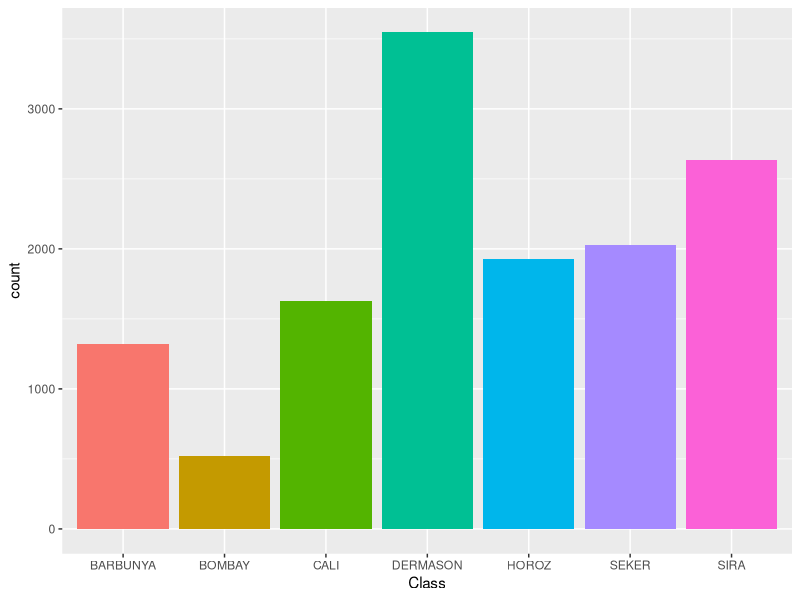
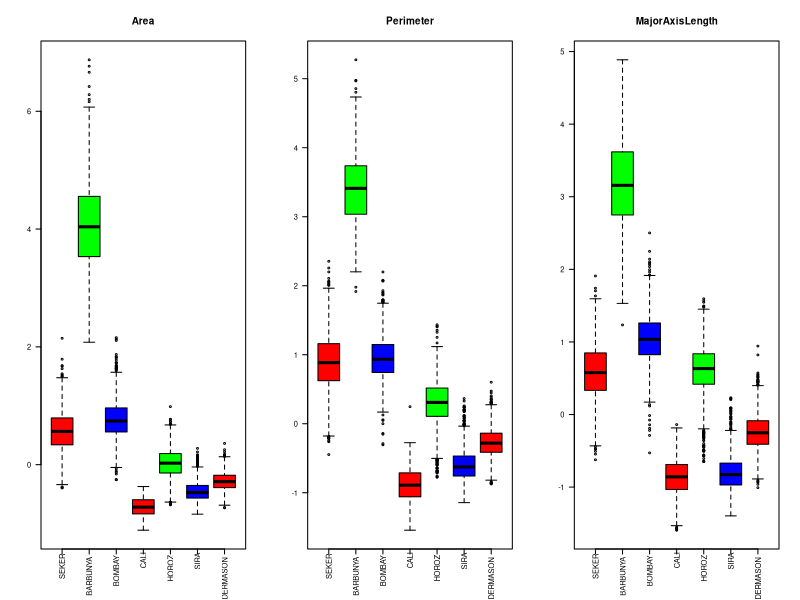
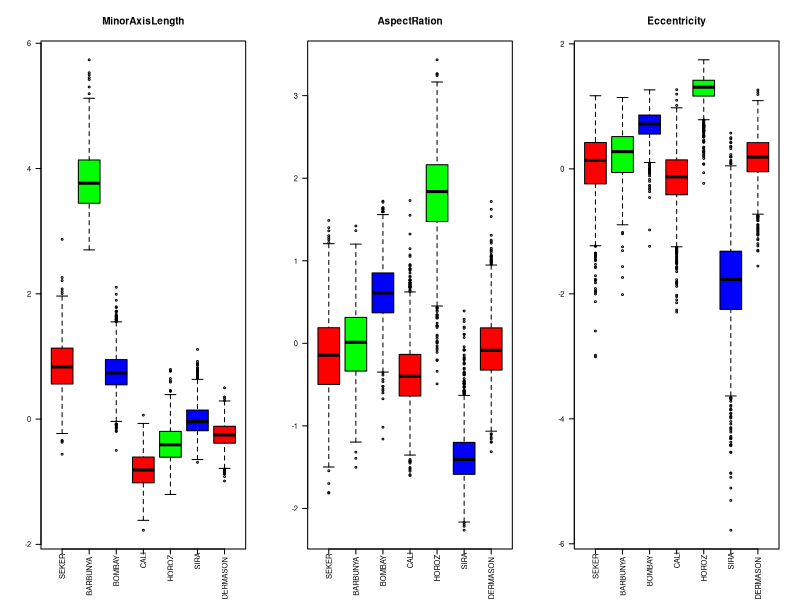
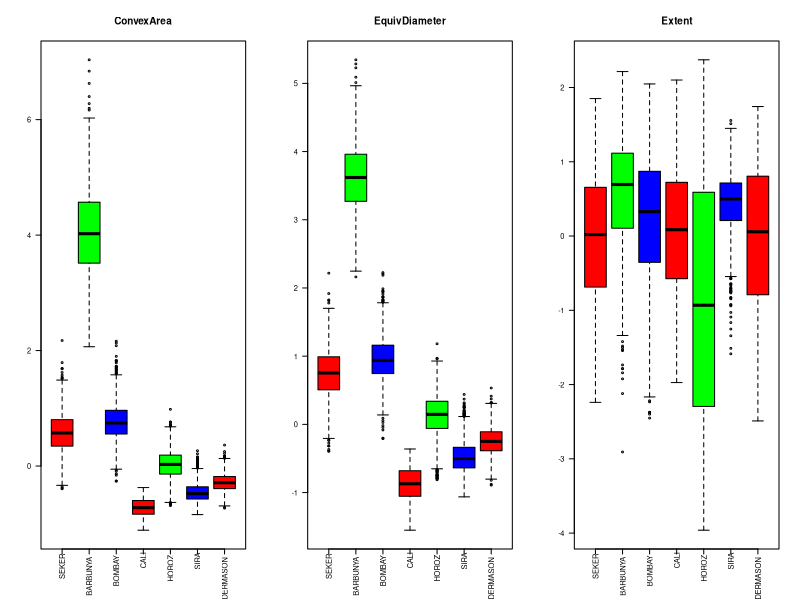
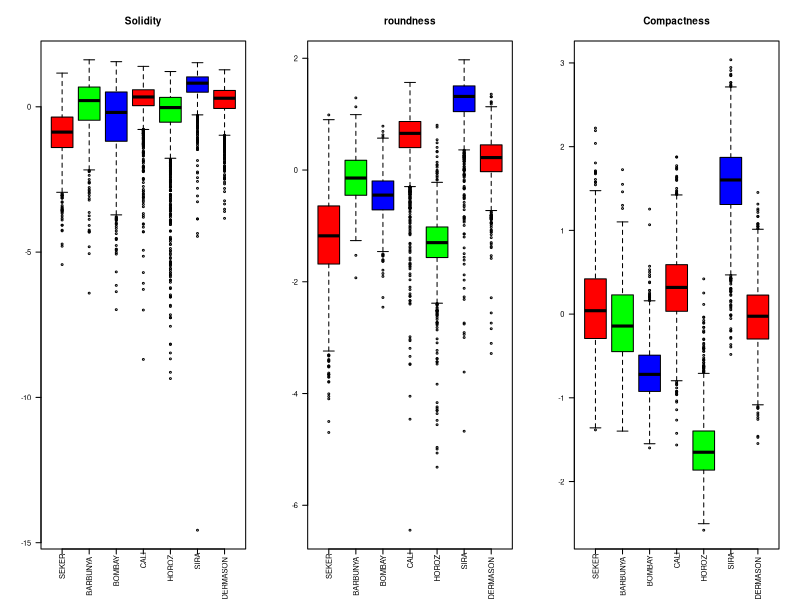
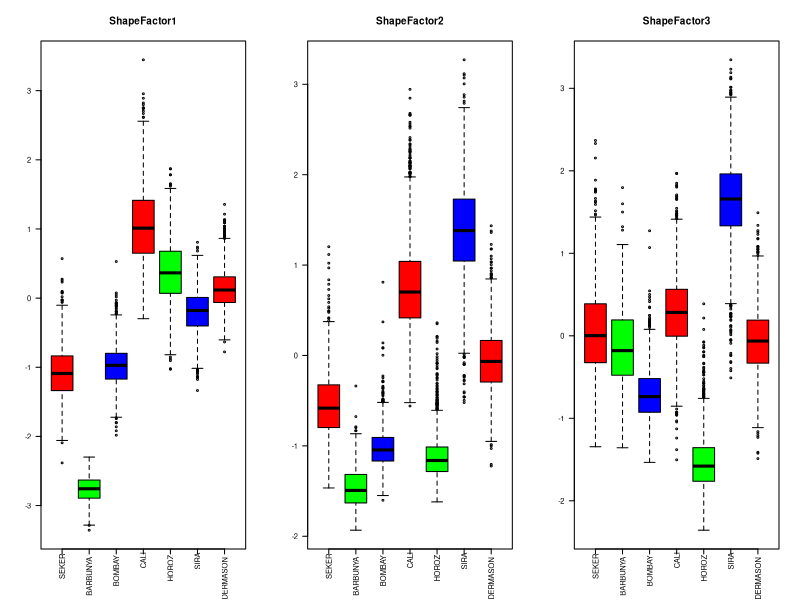
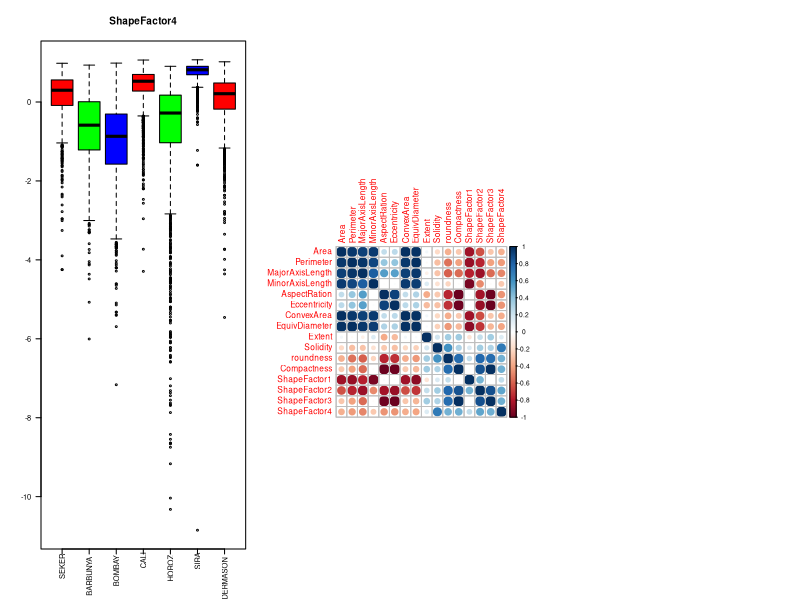
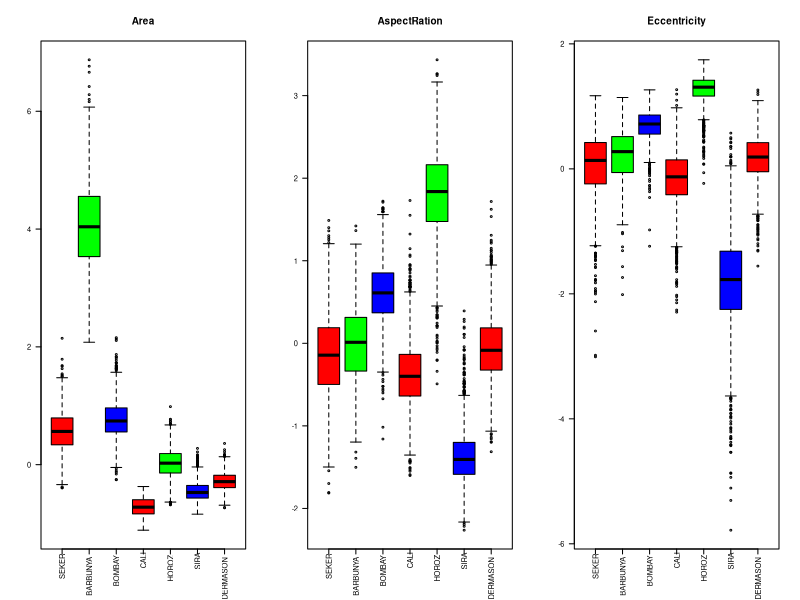

Source code (R) for these figures, in order:
## ---- chunk 1
knitr::opts_chunk$set(echo = TRUE)
## ---- chunk 2
rm(list=ls())

library('ggplot2')
library('gridExtra')
library('GGally')
library(grid)
library(stringr)
library(corrplot)
library(caret)
library(ggfortify)
## ---- chunk 3
beans_data = read.csv("Dry_Bean_Dataset.csv",header=T, sep=";", na.strings="?", dec=",")
str(beans_data)
## ---- chunk 4
class_factor = factor(beans_data$Class)
beans_data$Class = class_factor
## ---- chunk 5
ggplot(beans_data, aes(Class, fill = Class)) + geom_bar() + theme(legend.position = "none")
## ---- chunk 6

normalized_data = preProcess(beans_data, method=c("center", "scale"))

beans_data = predict(normalized_data, beans_data)
summary(beans_data)

classes = unique(beans_data$Class)
num_classes = length(classes)

colors=c("red", "green", "blue")

par(mfrow=c(1,3), cex=0.5)
for(i in 1:3){
  plot = boxplot(beans_data[,i] ~ beans_data$Class, 
                  col=colors, xlab = "", 
                  ylab="", 
                  main = names(beans_data)[i], 
                  xaxt = "n",  
                  yaxt = "n")
  axis(side = 1, labels = FALSE)
  axis(side = 2, las = 2, cex.axis = 0.9, font =20)
  text(x = 1:num_classes,
       labels = classes,
       par("usr")[3],
       xpd = T,
       srt = 90,
       adj = 1.2,
       cex = 0.9)
}

par(mfrow=c(1,3), cex=0.5)
for(i in 4:6){
  plot = boxplot(beans_data[,i] ~ beans_data$Class, 
                  col=colors, xlab = "", 
                  ylab="", 
                  main = names(beans_data)[i], 
                  xaxt = "n",  
                  yaxt = "n")
  axis(side = 1, labels = FALSE)
  axis(side = 2, las = 2, cex.axis = 0.9, font =20)
  text(x = 1:num_classes,
       labels = classes,
       par("usr")[3],
       xpd = T,
       srt = 90,
       adj = 1.2,
       cex = 0.9)
}

par(mfrow=c(1,3), cex=0.5)
for(i in 7:9){
  plot = boxplot(beans_data[,i] ~ beans_data$Class, 
                  col=colors, xlab = "", 
                  ylab="", 
                  main = names(beans_data)[i], 
                  xaxt = "n",  
                  yaxt = "n")
  axis(side = 1, labels = FALSE)
  axis(side = 2, las = 2, cex.axis = 0.9, font =20)
  text(x = 1:num_classes,
       labels = classes,
       par("usr")[3],
       xpd = T,
       srt = 90,
       adj = 1.2,
       cex = 0.9)
}

par(mfrow=c(1,3), cex=0.5)
for(i in 10:12){
  plot = boxplot(beans_data[,i] ~ beans_data$Class, 
                  col=colors, xlab = "", 
                  ylab="", 
                  main = names(beans_data)[i], 
                  xaxt = "n",  
                  yaxt = "n")
  axis(side = 1, labels = FALSE)
  axis(side = 2, las = 2, cex.axis = 0.9, font =20)
  text(x = 1:num_classes,
       labels = classes,
       par("usr")[3],
       xpd = T,
       srt = 90,
       adj = 1.2,
       cex = 0.9)
}

par(mfrow=c(1,3), cex=0.5)
for(i in 13:15){
  plot = boxplot(beans_data[,i] ~ beans_data$Class, 
                  col=colors, xlab = "", 
                  ylab="", 
                  main = names(beans_data)[i], 
                  xaxt = "n",  
                  yaxt = "n")
  axis(side = 1, labels = FALSE)
  axis(side = 2, las = 2, cex.axis = 0.9, font =20)
  text(x = 1:num_classes,
       labels = classes,
       par("usr")[3],
       xpd = T,
       srt = 90,
       adj = 1.2,
       cex = 0.9)
}

par(mfrow=c(1,3), cex=0.5)
for(i in 16:16){
  plot = boxplot(beans_data[,i] ~ beans_data$Class, 
                  col=colors, xlab = "", 
                  ylab="", 
                  main = names(beans_data)[i], 
                  xaxt = "n",  
                  yaxt = "n")
  axis(side = 1, labels = FALSE)
  axis(side = 2, las = 2, cex.axis = 0.9, font =20)
  text(x = 1:num_classes,
       labels = classes,
       par("usr")[3],
       xpd = T,
       srt = 90,
       adj = 1.2,
       cex = 0.9)
}
## ---- chunk 7

correlation_matrix = cor(beans_data[1:16])

strong_correlations = findCorrelation(correlation_matrix, cutoff=0.95)

print('As variavéis removidas são:')
for(var in names(beans_data[,strong_correlations])){
  print(var)
}

if(length(strong_correlations) > 0) {
  beans_data[,strong_correlations] = NULL
}

corrplot(correlation_matrix)

summary(beans_data)
## ---- chunk 8
classes = unique(beans_data$Class)
num_classes = length(classes)

colors=c("red", "green", "blue")

par(mfrow=c(1,3), cex=0.5)
for(i in 1:3){
  plot = boxplot(beans_data[,i] ~ beans_data$Class, 
                  col=colors, xlab = "", 
                  ylab="", 
                  main = names(beans_data)[i], 
                  xaxt = "n",  
                  yaxt = "n")
  axis(side = 1, labels = FALSE)
  axis(side = 2, las = 2, cex.axis = 0.9, font =20)
  text(x = 1:num_classes,
       labels = classes,
       par("usr")[3],
       xpd = T,
       srt = 90,
       adj = 1.2,
       cex = 0.9)
}

par(mfrow=c(1,3), cex=0.5)
for(i in 4:6){
  plot = boxplot(beans_data[,i] ~ beans_data$Class, 
                  col=colors, xlab = "", 
                  ylab="", 
                  main = names(beans_data)[i], 
                  xaxt = "n",  
                  yaxt = "n")
  axis(side = 1, labels = FALSE)
  axis(side = 2, las = 2, cex.axis = 0.9, font =20)
  text(x = 1:num_classes,
       labels = classes,
       par("usr")[3],
       xpd = T,
       srt = 90,
       adj = 1.2,
       cex = 0.9)
}

par(mfrow=c(1,3), cex=0.5)
for(i in 7:9){
  plot = boxplot(beans_data[,i] ~ beans_data$Class, 
                  col=colors, xlab = "", 
                  ylab="", 
                  main = names(beans_data)[i], 
                  xaxt = "n",  
                  yaxt = "n")
  axis(side = 1, labels = FALSE)
  axis(side = 2, las = 2, cex.axis = 0.9, font =20)
  text(x = 1:num_classes,
       labels = classes,
       par("usr")[3],
       xpd = T,
       srt = 90,
       adj = 1.2,
       cex = 0.9)
}
## ---- chunk 9

pca = prcomp(beans_data[,1:9], center=TRUE, scale=TRUE)

print(pca)
summary(pca)

explained_variance = pca$sdev^2 / sum(pca$sdev^2)

biplot(pca,xlabs = rep("", nrow(beans_data)))

barplot (
  explained_variance, 
  names.arg=1:9, 
  main = "Variância",
  xlab = "Componentes Principais",
  ylab = "Variância Explicada",
  col ="steelblue"
)

lines (
  x = 1:9, 
  explained_variance, 
  type="b", 
  pch=19, 
  col = "red"
)

cumpro = cumsum(pca$sdev^2 / sum(pca$sdev^2))
plot(cumpro[1:9], xlab = "Componentes Principais", ylab = "Variância Explicada", main = "Gŕafico de Variância")
## ---- chunk 10
#thresh = 1.0 não reduz dimensionalidade
pca_params = preProcess(beans_data, method=c("center", "scale", "pca"), thresh = 1.0)

projected_data = predict(pca_params, beans_data)
summary(projected_data)

names(projected_data)

colors=c("red", "green", "blue")

par(mfrow=c(1,3), cex=0.5)
for(i in 2:4){
  plot = boxplot(projected_data[,i] ~ projected_data$Class, 
                  col=colors, xlab = "", 
                  ylab="", 
                  main = names(projected_data)[i], 
                  xaxt = "n",  
                  yaxt = "n")
  axis(side = 1, labels = FALSE)
  axis(side = 2, las = 2, cex.axis = 0.9, font =20)
  text(x = 1:num_classes,
       labels = classes,
       par("usr")[3],
       xpd = T,
       srt = 90,
       adj = 1.2,
       cex = 0.9)
}

par(mfrow=c(1,3), cex=0.5)
for(i in 5:7){
  plot = boxplot(projected_data[,i] ~ projected_data$Class, 
                  col=colors, xlab = "", 
                  ylab="", 
                  main = names(projected_data)[i], 
                  xaxt = "n",  
                  yaxt = "n")
  axis(side = 1, labels = FALSE)
  axis(side = 2, las = 2, cex.axis = 0.9, font =20)
  text(x = 1:num_classes,
       labels = classes,
       par("usr")[3],
       xpd = T,
       srt = 90,
       adj = 1.2,
       cex = 0.9)
}

par(mfrow=c(1,2), cex=0.5)
for(i in 8:9){
  plot = boxplot(projected_data[,i] ~ projected_data$Class, 
                  col=colors, xlab = "", 
                  ylab="", 
                  main = names(projected_data)[i], 
                  xaxt = "n",  
                  yaxt = "n")
  axis(side = 1, labels = FALSE)
  axis(side = 2, las = 2, cex.axis = 0.9, font =20)
  text(x = 1:num_classes,
       labels = classes,
       par("usr")[3],
       xpd = T,
       srt = 90,
       adj = 1.2,
       cex = 0.9)
}
## ---- chunk 11
reduced_pca_params = preProcess(beans_data, method=c("center", "scale", "pca"), thresh = .95)

reduced_projected_data = predict(reduced_pca_params, beans_data)
summary(reduced_projected_data)
## ---- chunk 12
colors=c("red", "green", "blue")

par(mfrow=c(1,3), cex=0.5)
for(i in 2:4){
  plot = boxplot(reduced_projected_data[,i] ~ reduced_projected_data$Class, 
                  col=colors, xlab = "", 
                  ylab="", 
                  main = names(reduced_projected_data)[i], 
                  xaxt = "n",  
                  yaxt = "n")
  axis(side = 1, labels = FALSE)
  axis(side = 2, las = 2, cex.axis = 0.9, font =20)
  text(x = 1:num_classes,
       labels = classes,
       par("usr")[3],
       xpd = T,
       srt = 90,
       adj = 1.2,
       cex = 0.9)
}

par(mfrow=c(1,2), cex=0.5)
for(i in 5:6){
  plot = boxplot(reduced_projected_data[,i] ~ reduced_projected_data$Class, 
                  col=colors, xlab = "", 
                  ylab="", 
                  main = names(reduced_projected_data)[i], 
                  xaxt = "n",  
                  yaxt = "n")
  axis(side = 1, labels = FALSE)
  axis(side = 2, las = 2, cex.axis = 0.9, font =20)
  text(x = 1:num_classes,
       labels = classes,
       par("usr")[3],
       xpd = T,
       srt = 90,
       adj = 1.2,
       cex = 0.9)
}
